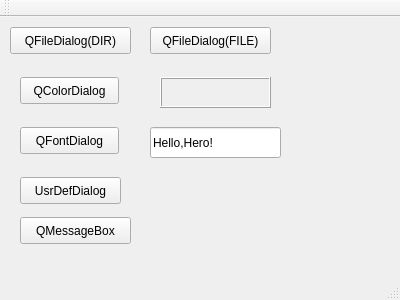
<?xml version="1.0" encoding="UTF-8"?>
<ui version="4.0">
 <class>MainWindow</class>
 <widget class="QMainWindow" name="MainWindow">
  <property name="geometry">
   <rect>
    <x>0</x>
    <y>0</y>
    <width>400</width>
    <height>300</height>
   </rect>
  </property>
  <property name="windowTitle">
   <string>sans dialogs</string>
  </property>
  <widget class="QWidget" name="centralWidget">
   <widget class="QPushButton" name="xxfile">
    <property name="geometry">
     <rect>
      <x>10</x>
      <y>10</y>
      <width>121</width>
      <height>27</height>
     </rect>
    </property>
    <property name="text">
     <string>QFileDialog(DIR)</string>
    </property>
   </widget>
   <widget class="QPushButton" name="xxfile_2">
    <property name="geometry">
     <rect>
      <x>150</x>
      <y>10</y>
      <width>121</width>
      <height>27</height>
     </rect>
    </property>
    <property name="text">
     <string>QFileDialog(FILE)</string>
    </property>
   </widget>
   <widget class="QPushButton" name="pushButton">
    <property name="geometry">
     <rect>
      <x>20</x>
      <y>60</y>
      <width>99</width>
      <height>27</height>
     </rect>
    </property>
    <property name="text">
     <string>QColorDialog</string>
    </property>
   </widget>
   <widget class="QFrame" name="xxframe">
    <property name="geometry">
     <rect>
      <x>160</x>
      <y>60</y>
      <width>111</width>
      <height>31</height>
     </rect>
    </property>
    <property name="frameShape">
     <enum>QFrame::Box</enum>
    </property>
    <property name="frameShadow">
     <enum>QFrame::Raised</enum>
    </property>
   </widget>
   <widget class="QPushButton" name="pushButton_2">
    <property name="geometry">
     <rect>
      <x>20</x>
      <y>110</y>
      <width>99</width>
      <height>27</height>
     </rect>
    </property>
    <property name="text">
     <string>QFontDialog</string>
    </property>
   </widget>
   <widget class="QLineEdit" name="xxle">
    <property name="geometry">
     <rect>
      <x>150</x>
      <y>110</y>
      <width>131</width>
      <height>31</height>
     </rect>
    </property>
    <property name="text">
     <string>Hello,Hero!</string>
    </property>
   </widget>
   <widget class="QPushButton" name="pushButton_3">
    <property name="geometry">
     <rect>
      <x>20</x>
      <y>160</y>
      <width>101</width>
      <height>27</height>
     </rect>
    </property>
    <property name="text">
     <string>UsrDefDialog</string>
    </property>
   </widget>
   <widget class="QPushButton" name="pushButton_4">
    <property name="geometry">
     <rect>
      <x>20</x>
      <y>200</y>
      <width>111</width>
      <height>27</height>
     </rect>
    </property>
    <property name="text">
     <string>QMessageBox</string>
    </property>
   </widget>
  </widget>
  <widget class="QMenuBar" name="menuBar">
   <property name="geometry">
    <rect>
     <x>0</x>
     <y>0</y>
     <width>400</width>
     <height>25</height>
    </rect>
   </property>
  </widget>
  <widget class="QToolBar" name="mainToolBar">
   <attribute name="toolBarArea">
    <enum>TopToolBarArea</enum>
   </attribute>
   <attribute name="toolBarBreak">
    <bool>false</bool>
   </attribute>
  </widget>
  <widget class="QStatusBar" name="statusBar"/>
 </widget>
 <layoutdefault spacing="6" margin="11"/>
 <resources/>
 <connections/>
</ui>
